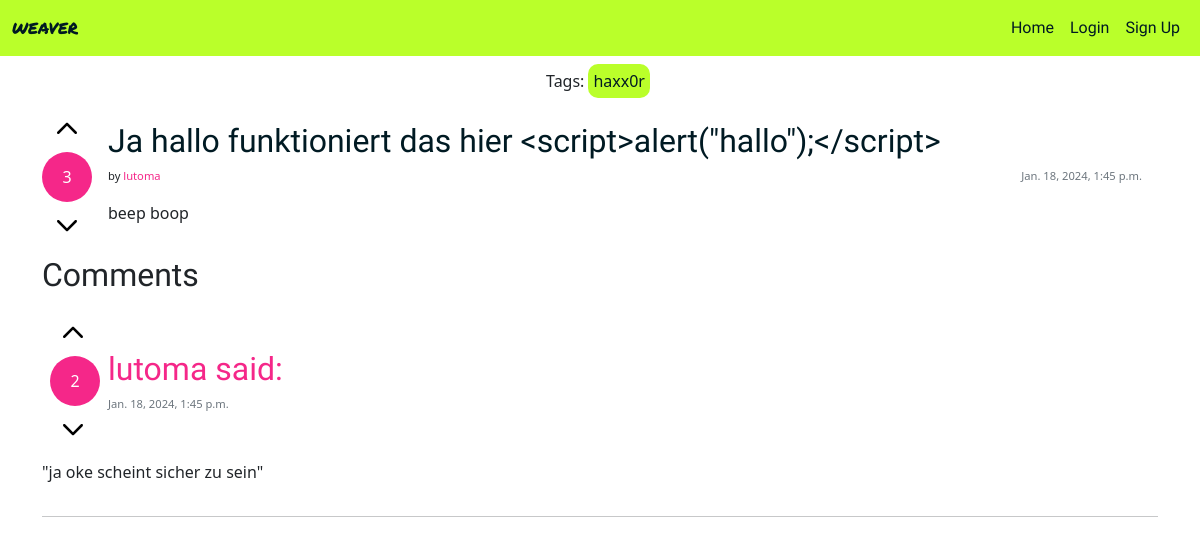
/thread/ja-hallo-funktioniert-das-hier-scriptalerthalloscript/, run on an earlier commit of the app's database.
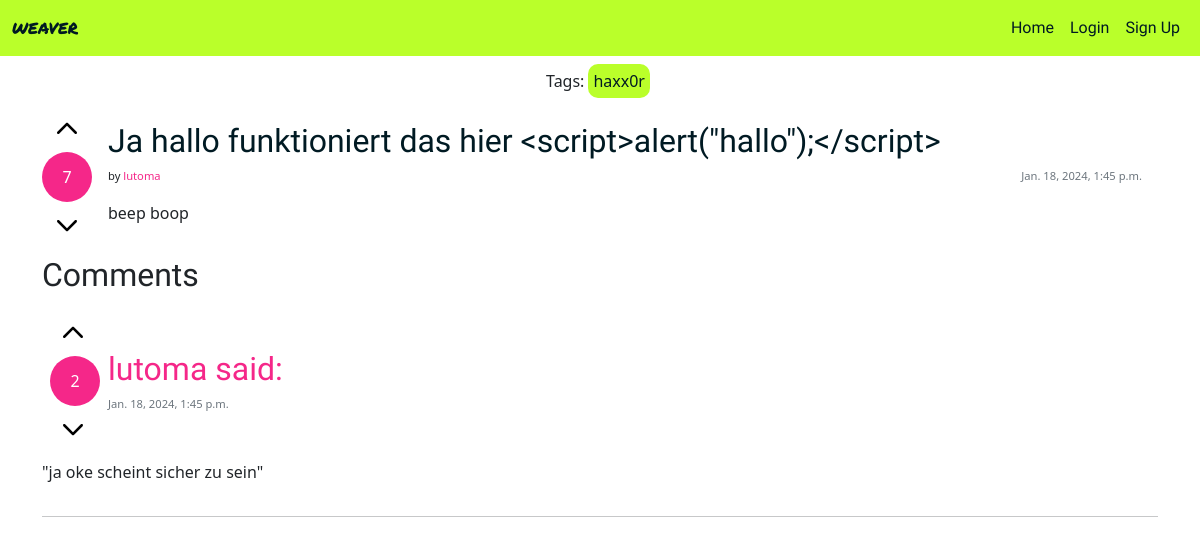
And on a later commit of the database.
### weave_manager/models.py (models this page shows, shortened)
class Thread(models.Model):
    title = models.CharField(max_length=200, unique=True)
    slug = models.SlugField(max_length=200, unique=True)
    author = models.ForeignKey(settings.AUTH_USER_MODEL,
        on_delete=models.CASCADE, related_name="posts")
    content = models.TextField()
    votes = models.IntegerField(default=0)
    created_on = models.DateTimeField(auto_now_add=True)
    status = models.IntegerField(choices=STATUS, default=0)
    tags = TaggableManager()
    class Meta:
        ordering = ["-created_on"]

### authentication/models.py (models this page shows)
class User(AbstractUser):
    bio = models.CharField(max_length=200, unique=False, default="Your bio could be here.")
    created_on = models.DateTimeField(auto_now_add=True)
    profile_pic = models.ImageField(null=True, blank=True, default="default.png")

### weave_manager/views.py (the view)
# urls.py: path('thread/<slug:slug>/', ThreadDetailView.as_view(), name='thread_detail'),
class ThreadDetailView(DetailView):
    model = Thread
    template_name = 'thread_detail.html'
    context_object_name = 'thread'
    def get_context_data(self, **kwargs):
        context = super().get_context_data(**kwargs)
        context['comment_form'] = CommentForm()
        context['comments'] = self.object.comments.all()  # Retrieve comments for the thread
        return context

### weave_manager/templates/thread_detail.html (shortened to what this page needs)
{% extends "base.html" %}
{% load static %}
{% load crispy_forms_tags %}
{% block content %}
<div class="container-lg">
    <div class="d-flex flex-row align-items-center justify-content-center m-2">
        <p class="m-0">Tags:</p>
        {% for tag in thread.tags.all %}
        <a href="{% url 'tag_site' slug=tag.slug %"}><p class="tag m-0 mx-1">{{ tag }}</p>
        {% endfor %}</a>
    </div>
    <div class="my-2 d-flex flex-row">
        <div class="d-flex flex-column align-items-center">
            <a href="{% url 'upvote_thread' thread_id=thread.id %}"><img src="{% static 'img/icons/up.svg' %}" class="icon m-2"></img></a>
            <p class="circle m-0">{{ thread.votes }}</p>
            <a href="{% url 'downvote_thread' thread_id=thread.id %}"><img src="{% static 'img/icons/up.svg' %}" class="icon m-2 rotate-180"></img></a>
        </div>
        <div class="card-body d-flex flex-column">
            <h2><a href="{% url 'thread_detail' slug=thread.slug %}" class="card-title">{{ thread.title }}</a></h2>
            <div class="d-flex flex-row justify-content-between">
                <p class="fs-7">by <a href="{% url 'user_profile' username=thread.author %}" class="link">{{ thread.author }}</a></p>
                <p class="card-text text-muted fs-7">{{ thread.created_on}}</p>
            </div>
            <p class="card-text">{{ thread.content }}</p>
        </div>
    </div>
</div>
<div class="container-lg">
    <h2>Comments</h2>
    {% for comment in comments %}
    <div class="d-flex flex-column">
        <div class="d-flex flex-row align-items-center">
            <div class="p-2">
                <a href="{% url 'upvote_comment' comment_id=comment.id %}"><img src="{% static 'img/icons/up.svg' %}" class="icon m-2"></img></a>
                <p class="circle m-0">{{ comment.votes }}</p>
                <a href="{% url 'downvote_comment' comment_id=comment.id %}"><img src="{% static 'img/icons/up.svg' %}" class="icon m-2 rotate-180"></img></a>
            </div>
            <div>
                <a href="{% url 'user_profile' username=comment.author %}" class="link">
                    <h2>{{ comment.author }} said:</h2>
                </a>
                <p class="card-text text-muted fs-7">{{ comment.created_on}}</p>
            </div>
        </div>
        <div class="comment">
            <p>"{{ comment.body }}"</p>
        </div>
    </div>
    <hr>
    {% endfor %}
</div>
{% endblock %}

What changed in the data, as far as the page shows it:
changed Thread "Ja hallo funktioniert das hier <script>alert(\"hallo\");</script>": votes "3" → "7"
